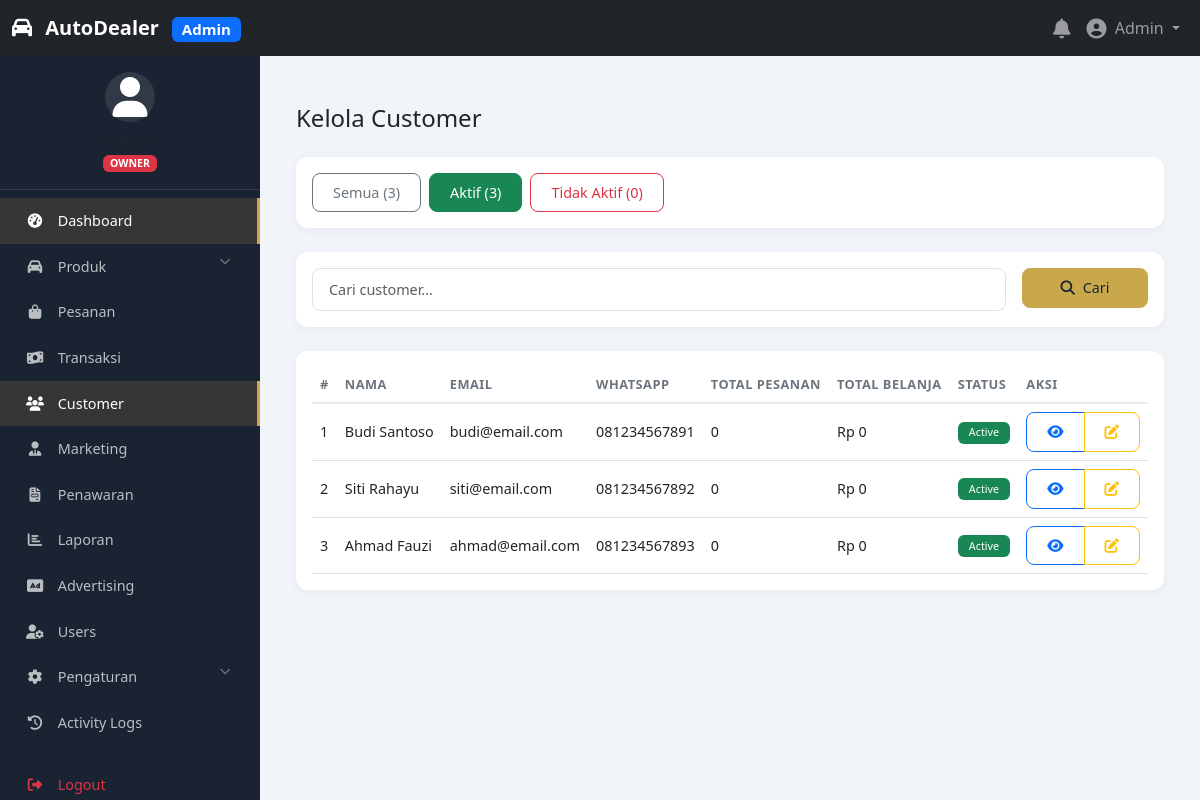
Page /admin/customers/index.php?status=active (signed in) on the committed database.
### tables this page shows
CREATE TABLE IF NOT EXISTS users (
    id INT PRIMARY KEY AUTO_INCREMENT,
    username VARCHAR(50) UNIQUE DEFAULT NULL,
    email VARCHAR(100) UNIQUE NOT NULL,
    password VARCHAR(255) NOT NULL,
    first_name VARCHAR(50) DEFAULT NULL,
    last_name VARCHAR(50) DEFAULT NULL,
    phone VARCHAR(20) DEFAULT NULL,
    avatar VARCHAR(255) DEFAULT NULL,
    role ENUM('owner', 'supervisor', 'marketing', 'customer') DEFAULT 'customer',
    status ENUM('active', 'inactive', 'suspended') DEFAULT 'active',
    last_login DATETIME DEFAULT NULL,
    remember_token VARCHAR(255) DEFAULT NULL,
    created_at TIMESTAMP DEFAULT CURRENT_TIMESTAMP,
    updated_at TIMESTAMP DEFAULT CURRENT_TIMESTAMP ON UPDATE CURRENT_TIMESTAMP,
    INDEX idx_email (email),
    INDEX idx_username (username),
    INDEX idx_role (role),
    INDEX idx_status (status)
);

CREATE TABLE IF NOT EXISTS customers (
    id INT PRIMARY KEY AUTO_INCREMENT,
    user_id INT DEFAULT NULL,
    full_name VARCHAR(100) NOT NULL,
    email VARCHAR(100) UNIQUE NOT NULL,
    phone VARCHAR(20) NOT NULL,
    address TEXT DEFAULT NULL,
    city VARCHAR(50) DEFAULT NULL,
    province VARCHAR(50) DEFAULT NULL,
    postal_code VARCHAR(10) DEFAULT NULL,
    status ENUM('active', 'inactive') DEFAULT 'active',
    marketing_id INT DEFAULT NULL,
    source VARCHAR(50) DEFAULT NULL,
    created_at TIMESTAMP DEFAULT CURRENT_TIMESTAMP,
    updated_at TIMESTAMP DEFAULT CURRENT_TIMESTAMP ON UPDATE CURRENT_TIMESTAMP,
    FOREIGN KEY (user_id) REFERENCES users(id) ON DELETE SET NULL,
    FOREIGN KEY (marketing_id) REFERENCES marketing(id) ON DELETE SET NULL,
    INDEX idx_email (email),
    INDEX idx_phone (phone),
    INDEX idx_marketing (marketing_id),
    INDEX idx_status (status)
);

### config/database.php (called while the page is built, shortened)
<?php
class Database {
    private static $instance = null;
    private $connection;
    private function __construct() {
        try {
            $dsn = "mysql:host=" . DB_HOST . ";dbname=" . DB_NAME . ";charset=utf8mb4";
            $this->connection = new PDO($dsn, DB_USER, DB_PASS, [
                PDO::ATTR_ERRMODE => PDO::ERRMODE_EXCEPTION,
                PDO::ATTR_DEFAULT_FETCH_MODE => PDO::FETCH_ASSOC,
                PDO::ATTR_EMULATE_PREPARES => false,
                PDO::MYSQL_ATTR_INIT_COMMAND => "SET NAMES utf8mb4"
            ]);
        } catch (PDOException $e) {
            error_log("Database connection failed: " . $e->getMessage());
            die("Database connection failed. Please check your configuration.");
        }
    }
    public static function getInstance() {
        if (self::$instance === null) {
            self::$instance = new self();
        }
        return self::$instance;
    }
    public function prepare($sql) {
        return $this->connection->prepare($sql);
    }
    public function query($sql) {
        return $this->connection->query($sql);
    }
}
?>

### includes/auth.php (called while the page is built, shortened)
<?php
require_once __DIR__ . '/../config/database.php';
class Auth {
    private $db;
    private $user = null;
    public function __construct() {
        $this->db = Database::getInstance();
    }
    public function isLoggedIn() {
        return isset($_SESSION['user_id']);
    }
    public function getCurrentUser() {
        if ($this->user === null && $this->isLoggedIn()) {
            $stmt = $this->db->prepare("SELECT * FROM users WHERE id = ?");
            $stmt->execute([$_SESSION['user_id']]);
            $this->user = $stmt->fetch();
        }
        return $this->user;
    }
    public function hasRole($role) {
        $user = $this->getCurrentUser();
        if (is_array($role)) {
            return in_array($user['role'], $role);
        }
        return $user['role'] === $role;
    }
    public function requireRole($role) {
        if (!$this->hasRole($role)) {
            header('HTTP/1.0 403 Forbidden');
            include BASE_PATH . '/403.php';
            exit;
        }
    }
}
$auth = new Auth();
?>

### includes/functions.php (called while the page is built, shortened)
<?php
function escape($input) {
    return htmlspecialchars($input, ENT_QUOTES, 'UTF-8');
}
function formatCurrency($amount) {
    $settings = getWebsiteSettings();
    $currency = $settings['currency'] ?? 'Rp';
    return $currency . ' ' . number_format($amount, 0, ',', '.');
}
function getWebsiteSettings() {
    static $settings = null;
    if ($settings === null) {
        $db = Database::getInstance();
        $stmt = $db->prepare("SELECT setting_key, setting_value FROM website_settings");
        $stmt->execute();
        $rows = $stmt->fetchAll();
        $settings = [];
        foreach ($rows as $row) {
            $settings[$row['setting_key']] = $row['setting_value'];
        }
    }
    return $settings;
}
?>

### admin/customers/index.php (the view, shortened to what this page needs)
<?php
require_once '../../config/config.php';
require_once '../../includes/functions.php';
$auth->requireRole(['owner', 'supervisor']);
include '../includes/admin-header.php';
$db = Database::getInstance();
$search = $_GET['search'] ?? '';
$status = $_GET['status'] ?? '';
$params = [];
$where = '1=1';
if ($status) {
    $where .= ' AND status = ?';
    $params[] = $status;
}
$sql = "
    SELECT c.*,
           (SELECT COUNT(*) FROM orders WHERE customer_id = c.id) as total_orders,
           (SELECT SUM(final_amount) FROM orders WHERE customer_id = c.id AND status = 'completed') as total_spent
    FROM customers c
    WHERE $where
    ORDER BY c.created_at DESC
";
$stmt = $db->prepare($sql);
$stmt->execute($params);
$customers = $stmt->fetchAll();
$stmt = $db->query("SELECT status, COUNT(*) as count FROM customers GROUP BY status");
$statusCounts = [];
while ($row = $stmt->fetch()) {
    $statusCounts[$row['status']] = $row['count'];
}
?>
<div class="d-flex justify-content-between align-items-center mb-4">
    <h4 class="mb-0">Kelola Customer</h4>
</div>
<div class="card mb-4">
    <div class="card-body">
        <div class="d-flex flex-wrap gap-2">
            <a href="?status=" class="btn btn-outline-secondary <?= empty($status) ? 'active' : '' ?>">
                Semua (<?= array_sum($statusCounts) ?>)
            </a>
            <a href="?status=active" class="btn btn-outline-success <?= $status == 'active' ? 'active' : '' ?>">
                Aktif (<?= $statusCounts['active'] ?? 0 ?>)
            </a>
            <a href="?status=inactive" class="btn btn-outline-danger <?= $status == 'inactive' ? 'active' : '' ?>">
                Tidak Aktif (<?= $statusCounts['inactive'] ?? 0 ?>)
            </a>
        </div>
    </div>
</div>
<div class="card mb-4">
    <div class="card-body">
        <form method="GET" class="row g-3">
            <div class="col-md-10">
                <input type="text" name="search" class="form-control"
                       placeholder="Cari customer..." value="<?= escape($search) ?>">
            </div>
            <div class="col-md-2">
                <button type="submit" class="btn btn-primary w-100">
                    <i class="fas fa-search me-1"></i> Cari
                </button>
            </div>
        </form>
    </div>
</div>
<div class="card">
    <div class="card-body">
        <div class="table-responsive">
            <table class="table table-hover">
                <thead>
                    <tr>
                        <th>#</th>
                        <th>Nama</th>
                        <th>Email</th>
                        <th>WhatsApp</th>
                        <th>Total Pesanan</th>
                        <th>Total Belanja</th>
                        <th>Status</th>
                        <th>Aksi</th>
                    </tr>
                </thead>
                <tbody>
                    <?php if (empty($customers)): ?>
                        <tr>
                            <td colspan="8" class="text-center">Belum ada customer</td>
                        </tr>
                    <?php else: ?>
                        <?php foreach ($customers as $index => $customer): ?>
                            <tr>
                                <td><?= $index + 1 ?></td>
                                <td><?= escape($customer['full_name']) ?></td>
                                <td><?= escape($customer['email']) ?></td>
                                <td><?= escape($customer['phone']) ?></td>
                                <td><?= $customer['total_orders'] ?? 0 ?></td>
                                <td><?= formatCurrency($customer['total_spent'] ?? 0) ?></td>
                                <td>
                                    <span class="badge bg-<?= $customer['status'] == 'active' ? 'success' : 'danger' ?>">
                                        <?= ucfirst($customer['status']) ?>
                                    </span>
                                </td>
                                <td>
                                    <div class="btn-group btn-group-sm">
                                        <a href="detail.php?id=<?= $customer['id'] ?>" class="btn btn-outline-primary">
                                            <i class="fas fa-eye"></i>
                                        </a>
                                        <a href="edit.php?id=<?= $customer['id'] ?>" class="btn btn-outline-warning">
                                            <i class="fas fa-edit"></i>
                                        </a>
                                    </div>
                                </td>
                            </tr>
                        <?php endforeach; ?>
                    <?php endif; ?>
                </tbody>
            </table>
        </div>
    </div>
</div>
<?php include '../includes/admin-footer.php'; ?>

### admin/includes/admin-header.php (shortened to what this page needs)
<?php
require_once dirname(__DIR__, 2) . '/config/config.php';
require_once dirname(__DIR__, 2) . '/includes/functions.php';
$user = $auth->getCurrentUser();
?>
<!DOCTYPE html>
<html lang="id">
<head>
    <link href="https://cdn.jsdelivr.net/npm/bootstrap@5.3.0/dist/css/bootstrap.min.css" rel="stylesheet">
    <link rel="stylesheet" href="https://cdnjs.cloudflare.com/ajax/libs/font-awesome/6.5.0/css/all.min.css">
    <link rel="stylesheet" href="<?= ASSETS_URL ?>css/admin.css?v=<?= time() ?>">
    <link rel="stylesheet" href="<?= ASSETS_URL ?>css/responsive.css?v=<?= time() ?>">
</head>
<body>
    <nav class="navbar navbar-expand-lg navbar-dark bg-dark fixed-top">
        <div class="container-fluid">
            <a class="navbar-brand" href="<?= ADMIN_URL ?>">
                <i class="fas fa-car me-2"></i>
                <span class="fw-bold">AutoDealer</span>
                <span class="badge bg-primary ms-2">Admin</span>
            </a>
            <div class="collapse navbar-collapse" id="adminNavbar">
                <ul class="navbar-nav ms-auto align-items-center">
                    <li class="nav-item dropdown">
                        <a class="nav-link position-relative" href="#" data-bs-toggle="dropdown">
                            <i class="fas fa-bell fa-lg"></i>
                        </a>
                    </li>
                    <li class="nav-item dropdown">
                        <a class="nav-link dropdown-toggle" href="#" data-bs-toggle="dropdown">
                            <i class="fas fa-user-circle fa-lg me-1"></i>
                            <?= escape($user['first_name'] ?? $user['username'] ?? 'User') ?>
                        </a>
                    </li>
                </ul>
            </div>
        </div>
    </nav>
    <div class="admin-wrapper">
        <?php include 'admin-sidebar.php'; ?>
        <div class="admin-content">
            <div class="container-fluid py-4">

### admin/includes/admin-sidebar.php (shortened to what this page needs)
<?php
$user = $auth->getCurrentUser();
$role = $user['role'];
$currentPage = basename($_SERVER['PHP_SELF']);
$currentDir = basename(dirname($_SERVER['PHP_SELF']));
function isActive($page, $dir = '') {
    global $currentPage, $currentDir;
    if ($dir) {
        return $currentDir == $dir ? 'active' : '';
    }
    return $currentPage == $page ? 'active' : '';
}
function isActiveParent($dirs) {
    global $currentDir;
    return in_array($currentDir, $dirs) ? 'active' : '';
}
?>
<nav class="admin-sidebar">
    <div class="sidebar-user text-center py-3">
        <div class="avatar-circle mx-auto mb-2">
            <?php if (!empty($user['avatar'])): ?>
                <img src="<?= UPLOADS_URL . 'users/' . $user['avatar'] ?>" alt="Avatar" class="rounded-circle" width="50">
            <?php else: ?>
                <i class="fas fa-user fa-2x"></i>
            <?php endif; ?>
        </div>
        <h6 class="mb-0"><?= escape($user['first_name'] ?? $user['username'] ?? 'User') ?></h6>
        <small class="text-muted">
            <span class="badge bg-<?= $role == 'owner' ? 'danger' : ($role == 'supervisor' ? 'warning' : 'info') ?>">
                <?= strtoupper($role) ?>
            </span>
        </small>
    </div>
    <ul class="nav nav-pills flex-column">
        <li class="nav-item">
            <a class="nav-link <?= isActive('index.php', '') ?>" href="<?= ADMIN_URL ?>">
                <i class="fas fa-tachometer-alt me-2"></i> Dashboard
            </a>
        </li>
        <li class="nav-item">
            <a class="nav-link <?= isActiveParent(['products']) ?>" href="#productsMenu" data-bs-toggle="collapse">
                <i class="fas fa-car me-2"></i> Produk
                <i class="fas fa-chevron-down float-end"></i>
            </a>
        </li>
        <li class="nav-item">
            <a class="nav-link <?= isActiveParent(['orders']) ?>" href="<?= ADMIN_URL ?>orders/">
                <i class="fas fa-shopping-bag me-2"></i> Pesanan
            </a>
        </li>
        <li class="nav-item">
            <a class="nav-link <?= isActiveParent(['transactions']) ?>" href="<?= ADMIN_URL ?>transactions/">
                <i class="fas fa-money-bill-wave me-2"></i> Transaksi
            </a>
        </li>
        <li class="nav-item">
            <a class="nav-link <?= isActiveParent(['customers']) ?>" href="<?= ADMIN_URL ?>customers/">
                <i class="fas fa-users me-2"></i> Customer
            </a>
        </li>
        <li class="nav-item">
            <a class="nav-link <?= isActiveParent(['marketing']) ?>" href="<?= ADMIN_URL ?>marketing/">
                <i class="fas fa-user-tie me-2"></i> Marketing
            </a>
        </li>
        <li class="nav-item">
            <a class="nav-link <?= isActiveParent(['offers']) ?>" href="<?= ADMIN_URL ?>offers/">
                <i class="fas fa-file-invoice me-2"></i> Penawaran
            </a>
        </li>
        <li class="nav-item">
            <a class="nav-link <?= isActive('index.php', 'reports') ?>" href="<?= ADMIN_URL ?>reports/">
                <i class="fas fa-chart-bar me-2"></i> Laporan
            </a>
        </li>
        <?php if ($role == 'owner'): ?>
            <li class="nav-item">
                <a class="nav-link <?= isActive('index.php', 'advertising') ?>" href="<?= ADMIN_URL ?>advertising/">
                    <i class="fas fa-ad me-2"></i> Advertising
                </a>
            </li>
            <li class="nav-item">
                <a class="nav-link <?= isActiveParent(['users']) ?>" href="<?= ADMIN_URL ?>users/">
                    <i class="fas fa-user-cog me-2"></i> Users
                </a>
            </li>
            <li class="nav-item">
                <a class="nav-link <?= isActiveParent(['settings']) ?>" href="#settingsMenu" data-bs-toggle="collapse">
                    <i class="fas fa-cog me-2"></i> Pengaturan
                    <i class="fas fa-chevron-down float-end"></i>
                </a>
            </li>
            <li class="nav-item">
                <a class="nav-link <?= isActive('index.php', 'logs') ?>" href="<?= ADMIN_URL ?>logs/">
                    <i class="fas fa-history me-2"></i> Activity Logs
                </a>
            </li>
        <?php endif; ?>
        <li class="nav-item mt-3">
            <a class="nav-link text-danger" href="<?= BASE_URL ?>logout.php">
                <i class="fas fa-sign-out-alt me-2"></i> Logout
            </a>
        </li>
    </ul>
</nav>

### rows in the picture
users: first_name "Admin", role "OWNER"
customers: full_name "Budi Santoso", email "budi@email.com", phone "081234567891", total_orders "0", total_spent "Rp 0", status "Active"
customers: full_name "Siti Rahayu", email "siti@email.com", phone "081234567892", total_orders "0", total_spent "Rp 0", status "Active"
customers: full_name "Ahmad Fauzi", email "ahmad@email.com", phone "081234567893", total_orders "0", total_spent "Rp 0", status "Active"

### other values in the picture
array_sum($statusCounts) "3"
$statusCounts['active'] "3"
$statusCounts['inactive'] "0"
